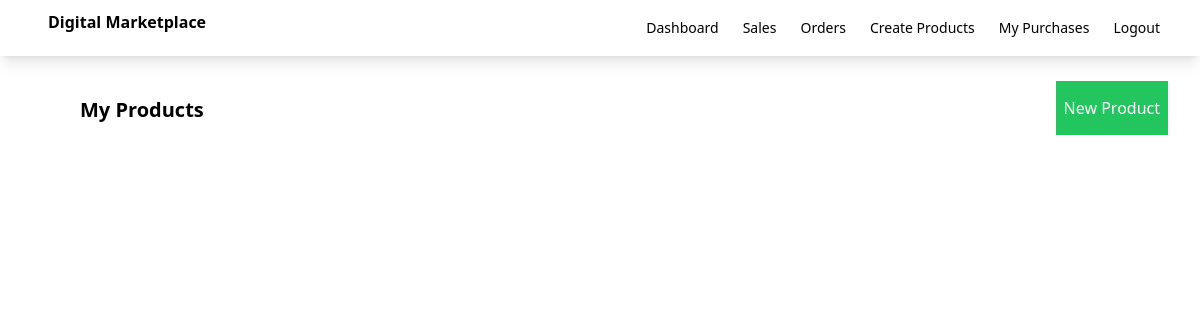
Before: /dashboard (signed in) with the older database file.
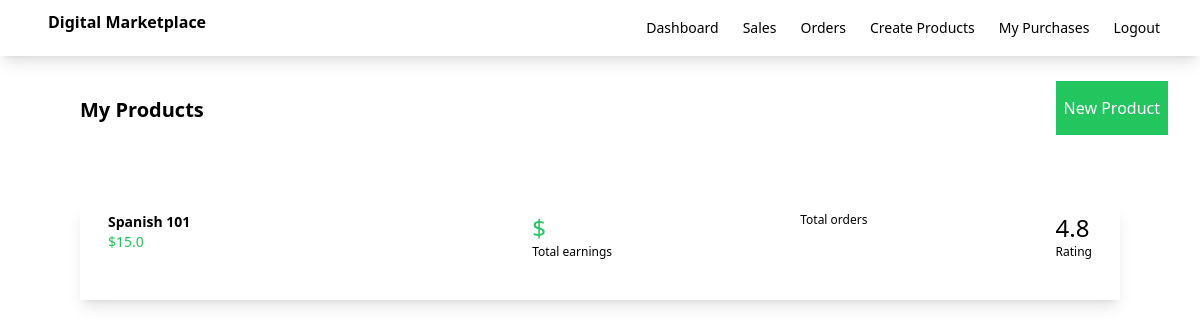
After: the same page with the newer database file.
### myapp/models.py (models this page shows, shortened)
class Product(models.Model):
    seller = models.ForeignKey(User, on_delete=models.CASCADE)
    name = models.CharField(max_length=100)
    description = models.CharField(max_length=100)
    price = models.FloatField()
    file = models.FileField(upload_to='uploads')

### myapp/views.py (the view)
# urls.py: path('dashboard',views.dashboard,name='dashboard'),
def dashboard(request):
    products = Product.objects.filter(seller=request.user )
    return render(request,'myapp/dashboard.html',{'products':products})

### myapp/templates/myapp/dashboard.html (shortened to what this page needs)
{% extends 'myapp/base.html' %}
{% block body %}
    <div class="flex justify-between">
        <div class="ml-20 mt-10 font-bold text-xl">My Products</div>
        <div class="ml-20 mt-10">
            <a class="bg-green-500 text-white px-2 py-4 mr-8" href="{% url 'createproduct' %}">New Product</a>
        </div>
    </div>
    <div class="products-container p-10 m-5">
        {% for product in products %}
        <div class="flex shadow-lg m-5 p-2 justify-between">
            <div class="flex w-1/4">
                <div class="relative group">
                    <a href="{% url 'editproduct' product.id %}">
                <div class="ml-5">
                    <div class="font-bold text-sm"> {{ product.name }}</div>
                    <div class="text-sm text-green-500">${{ product.price }}</div>
                </div>
                </a>
            </div>
            </div>
            <div>
                <div class="text-2xl text-green-500">$ {{ product.total_sales_amount }}</div>
                <div class="text-xs">Total earnings</div>
            </div>
            <div>
                <div class="text-xs">Total orders</div>
            </div>
            <div class="pr-5">
                <div class="text-2xl">4.8</div>
                <div class="text-xs">Rating</div>
            </div>
        </div>
        {% endfor %}
    </div>
{% endblock %}

Changed rows visible on the page:
added Product: name "Spanish 101", price "15.0"
